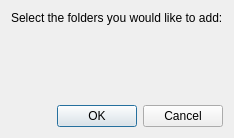
<?xml version="1.0" encoding="UTF-8"?>
<ui version="4.0">
 <class>FoundFolders</class>
 <widget class="QWidget" name="FoundFolders">
  <property name="windowTitle">
   <string>Additional folders found</string>
  </property>
  <layout class="QVBoxLayout" name="layout">
   <item>
    <widget class="QLabel" name="choose">
     <property name="text">
      <string>Select the folders you would like to add:</string>
     </property>
    </widget>
   </item>
   <item>
    <widget class="QScrollArea" name="scroll">
     <property name="widgetResizable">
      <bool>true</bool>
     </property>
     <property name="frameShape">
      <enum>QFrame::NoFrame</enum>
     </property>
     <widget class="QWidget" name="folders" />
    </widget>
   </item>
   <item>
    <widget class="QDialogButtonBox" name="buttons">
     <property name="standardButtons">
      <set>QDialogButtonBox::Ok|QDialogButtonBox::Cancel</set>
     </property>
    </widget>
   </item>
  </layout>
 </widget>
 <resources />
 <connections />
</ui>
